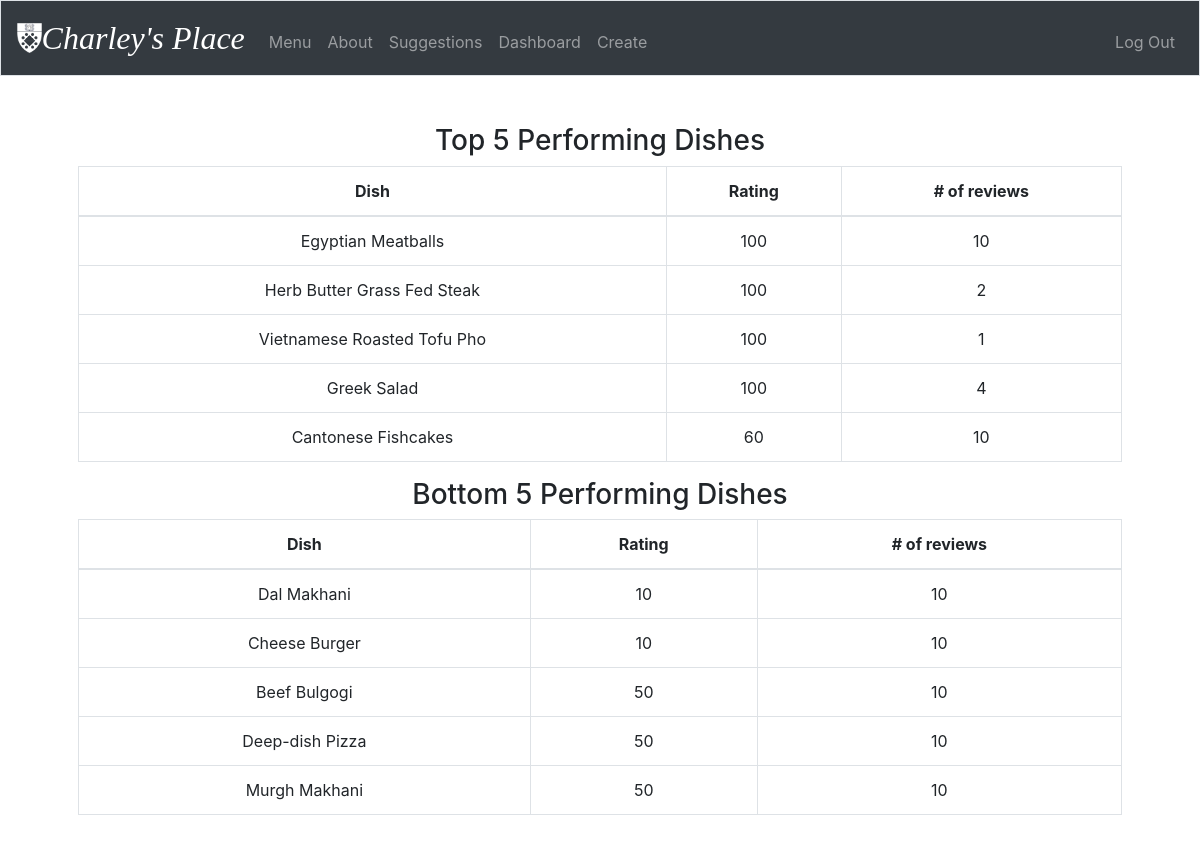
The page /dashboard (signed in) on the database as committed earlier.
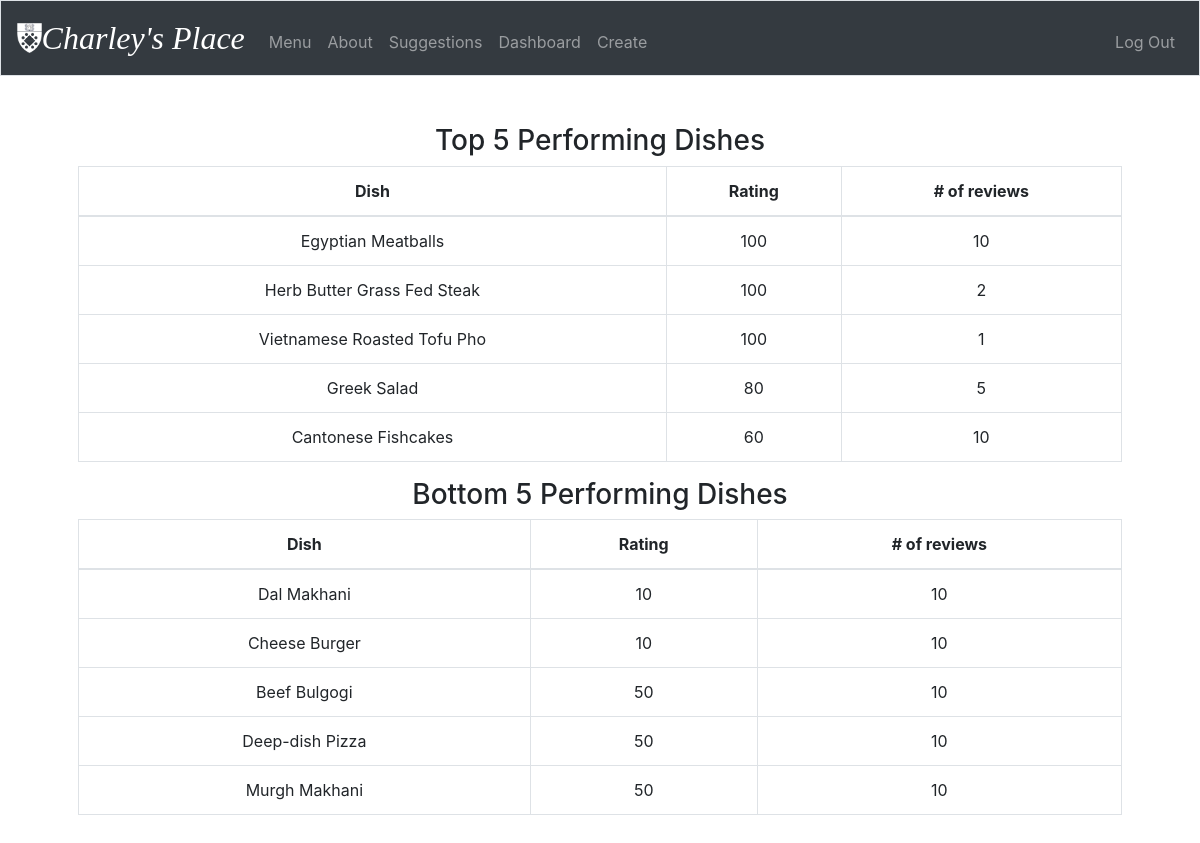
The same page on the database as committed later.
### tables this page shows
CREATE TABLE 'dishes' ('ID' integer PRIMARY KEY AUTOINCREMENT NOT NULL, 'name' text NOT NULL, 'ingredients' text NOT NULL, 'type' text NOT NULL, 'country_of_origin' text NOT NULL, 'avg_rating' numeric, 'count_reviews' integer, 'creation_date'  date DEFAULT CURRENT_DATE  , 'creation_timestamp'  timestamp DEFAULT CURRENT_TIMESTAMP  , 'likes' INTEGER DEFAULT 0, 'dislikes' INTEGER DEFAULT 0);

### application.py (the view)
@app.route("/dashboard", methods=["GET", "POST"])
@login_required
def dashboard():
    if request.method == "GET":
        top = db.execute("SELECT * FROM dishes WHERE avg_rating IS NOT NULL ORDER BY avg_rating DESC LIMIT 5")
        bottom = db.execute("SELECT * FROM dishes WHERE avg_rating IS NOT NULL ORDER BY avg_rating ASC LIMIT 5")
        return render_template("dashboard.html", top = top, bottom = bottom)
    else:
        return apology("TODO")

### application.py (called while the page is built)
@app.after_request
def after_request(response):
    response.headers["Cache-Control"] = "no-cache, no-store, must-revalidate"
    response.headers["Expires"] = 0
    response.headers["Pragma"] = "no-cache"
    return response

### helpers.py (called while the page is built)
def login_required(f):
    @wraps(f)
    def decorated_function(*args, **kwargs):
        if session.get("user_id") is None:
            return redirect("/login")
        return f(*args, **kwargs)
    return decorated_function

### templates/dashboard.html (shortened to what this page needs)
{% extends "layout.html" %}
{% block main %}
    <h3>Top 5 Performing Dishes</h3>
    <table class="table table-bordered">
      <thead>
        <tr>
          <th scope="col">Dish</th>
          <th scope="col">Rating</th>
          <th scope="col"># of reviews</th>
        </tr>
      </thead>
      <tbody>
        {% for row in top %}
        <tr>
            <td>{{ row['name'] }}</td>
            <td>{{ row['avg_rating'] }}</td>
            <td>{{ row['count_reviews'] }}</td>
        </tr>
        {% endfor %}
      </tbody>
    </table>
        <h3>Bottom 5 Performing Dishes</h3>
    <table class="table table-bordered">
      <thead>
        <tr>
          <th scope="col">Dish</th>
          <th scope="col">Rating</th>
          <th scope="col"># of reviews</th>
        </tr>
      </thead>
      <tbody>
        {% for row in bottom %}
        <tr>
            <td>{{ row['name'] }}</td>
            <td>{{ row['avg_rating'] }}</td>
            <td>{{ row['count_reviews'] }}</td>
        </tr>
        {% endfor %}
      </tbody>
    </table>
{% endblock %}

Rows that differ between the two databases and show on the page:
changed dishes "Greek Salad": avg_rating "100" → "80"; count_reviews "4" → "5"
